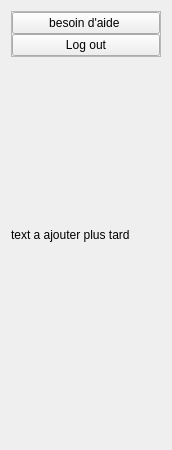
             <widget class="QWidget" name="page_2">
              <property name="geometry">
               <rect>
                <x>0</x>
                <y>0</y>
                <width>172</width>
                <height>450</height>
               </rect>
              </property>
              <attribute name="icon">
               <iconset>
                <normalon>../../../../equipe slim/service/icons/chevron-down.svg</normalon>
               </iconset>
              </attribute>
              <attribute name="label">
               <string>Menu 2</string>
              </attribute>
              <layout class="QVBoxLayout" name="verticalLayout_10">
               <item alignment="Qt::AlignmentFlag::AlignTop">
                <widget class="QFrame" name="frame_11">
                 <property name="frameShape">
                  <enum>QFrame::Shape::StyledPanel</enum>
                 </property>
                 <property name="frameShadow">
                  <enum>QFrame::Shadow::Raised</enum>
                 </property>
                 <layout class="QVBoxLayout" name="verticalLayout_11">
                  <property name="spacing">
                   <number>0</number>
                  </property>
                  <property name="leftMargin">
                   <number>0</number>
                  </property>
                  <property name="topMargin">
                   <number>0</number>
                  </property>
                  <property name="rightMargin">
                   <number>0</number>
                  </property>
                  <property name="bottomMargin">
                   <number>0</number>
                  </property>
                  <item>
                   <widget class="QPushButton" name="pushButton_14">
                    <property name="styleSheet">
                     <string notr="true">    QTabWidget::pane { 
        border: 0px solid #eae2b7; 
    }
    QTabBar::tab { 
        background:#eae2b7; 
        color: black; 
        padding: 8px; 
		border-radius: 0px; 
    }
    QTabBar::tab:selected { 
        background:#a48f66  ; 
        color:white; 
        font-weight: bold; 
    }
    QTabBar::tab:hover {
        background: #c0b49a ; 
    }
;
background-color: #f5f2db;
font: 900 italic 10pt &quot;Segoe UI&quot;;</string>
                    </property>
                    <property name="text">
                     <string>besoin d'aide </string>
                    </property>
                   </widget>
                  </item>
                  <item>
                   <widget class="QPushButton" name="pushButton_15">
                    <property name="styleSheet">
                     <string notr="true">    QTabWidget::pane { 
        border: 0px solid #eae2b7; 
    }
    QTabBar::tab { 
        background:#eae2b7; 
        color: black; 
        padding: 8px; 
		border-radius: 0px; 
    }
    QTabBar::tab:selected { 
        background:#a48f66  ; 
        color:white; 
        font-weight: bold; 
    }
    QTabBar::tab:hover {
        background: #c0b49a ; 
    }
;
background-color: #f5f2db;
font: 900 italic 10pt &quot;Segoe UI&quot;;</string>
                    </property>
                    <property name="text">
                     <string>Log out</string>
                    </property>
                   </widget>
                  </item>
                 </layout>
                </widget>
               </item>
               <item alignment="Qt::AlignmentFlag::AlignTop">
                <widget class="QLabel" name="label_4">
                 <property name="text">
                  <string>text a ajouter plus tard </string>
                 </property>
                 <property name="wordWrap">
                  <bool>true</bool>
                 </property>
                </widget>
               </item>
              </layout>
             </widget>
